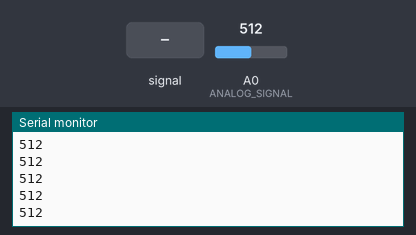
Bench run of a sketch on a simulated Arduino Uno, built with avr-gcc and run on an emulated ATmega328P. Shown: the last lines printed to the serial monitor. The inputs (shaded band) are chosen by the test bench; at power-on: A0 (ANALOG_SIGNAL) = 512.

Above: at 1.2 s.
1.3 s: A0 (ANALOG_SIGNAL) fed a 200 Hz sine of ±81 counts around its level
At 1.31 s:
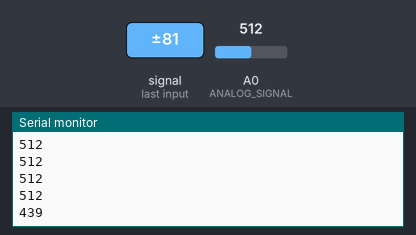
2.8 s: A0 (ANALOG_SIGNAL) set to 716
At 2.81 s:
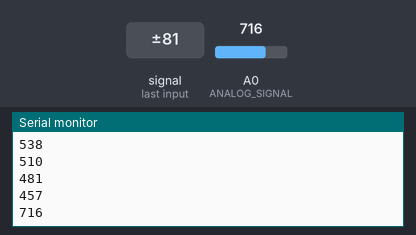
4.3 s: A0 (ANALOG_SIGNAL) fed a 1000 Hz sine of ±255 counts around its level
At 4.32 s:
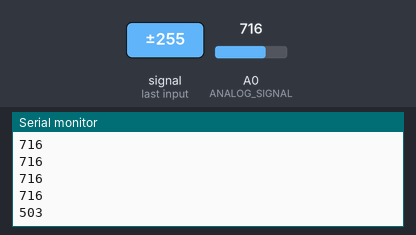
5.8 s: A0 (ANALOG_SIGNAL) set to 900
At 5.82 s:
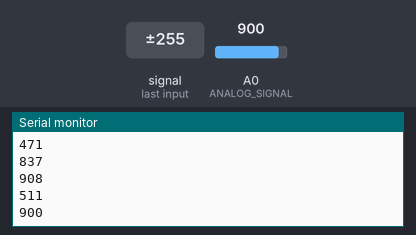
Timing chart, 0 to 8.3 s (numbered marks = the images above; inputs shaded):
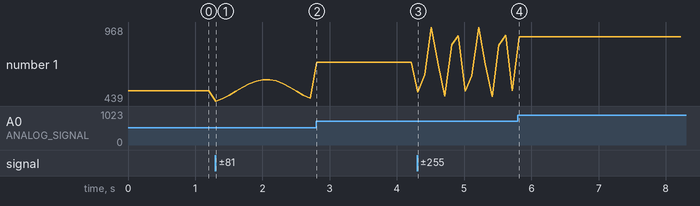

The sketch:

sketch_nov14a.ino
```cpp
void setup() {
  pinMode(14,INPUT_PULLUP); //  ANALOG SIGNAL
  Serial.begin(9600);
}

void loop() {
  // put your main code here, to run repeatedly:
  int anaSignal = analogRead(14);
  Serial.println(anaSignal);
  delay(100);
}
```

Measured:
- after the input at 1.3 s, the serial monitor: prints a new line at once (image 1)
- after the input at 2.8 s, the serial monitor: prints a new line at once (image 2)
- after the input at 4.3 s, the serial monitor: prints a new line at once (image 3)
- after the input at 5.8 s, the serial monitor: prints a new line at once (image 4)
- plotted number 1: 512 → 457 after the input at 1.3 s, 457 → 716 after the input at 2.8 s, 716 → 511 after the input at 4.3 s, 511 → 900 after the input at 5.8 s
